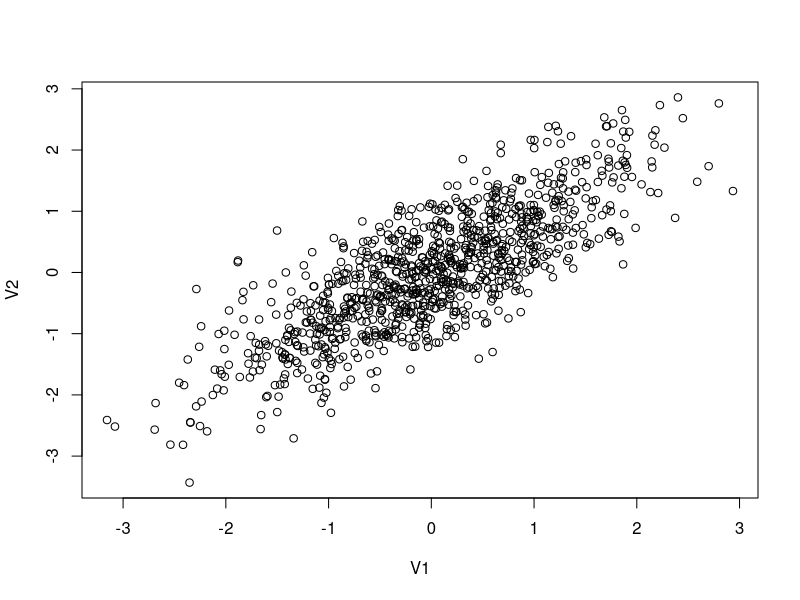
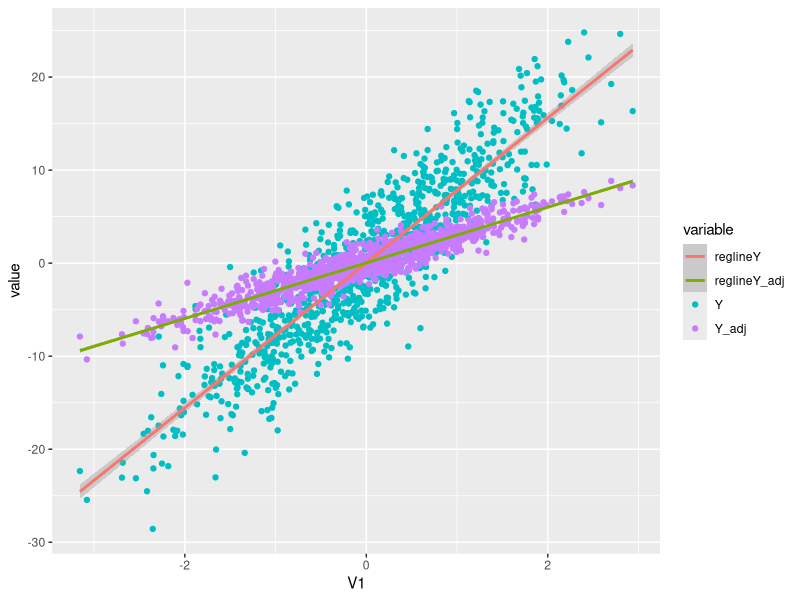

The R script that drew these images, in order:
## ---- chunk 1
knitr::opts_chunk$set(echo = TRUE)
## ---- chunk 2
#This is a comment, alone in a chunk. 

## ---- chunk 3
library(MASS)
library(ggplot2)

out <- as.data.frame(mvrnorm(1000, mu = c(0,0), 
                     Sigma = matrix(c(1,0.8,0.8,1), ncol = 2), 
                     empirical = TRUE))
cor(out)
plot(out)

## ---- chunk 4
out$error<-rnorm(1000, mean=0, sd=1)

#The data generating process
B1<-3
B2<-6

out$Y<-out$V1*B1+out$V2*B2+out$error
## ---- chunk 5
Y_adj <- out$Y-B2*out$V2
plotted<-ggplot(out, aes(V1, y = value, color = variable)) + 
     geom_point(aes(y = Y, col = "Y")) + 
     geom_point(aes(y = Y_adj, col = "Y_adj"))+
     geom_smooth(method='lm', aes(y = Y, col = "reglineY"))+
     geom_smooth(method='lm', aes(y = Y_adj, col = "reglineY_adj"))
plot(plotted)
